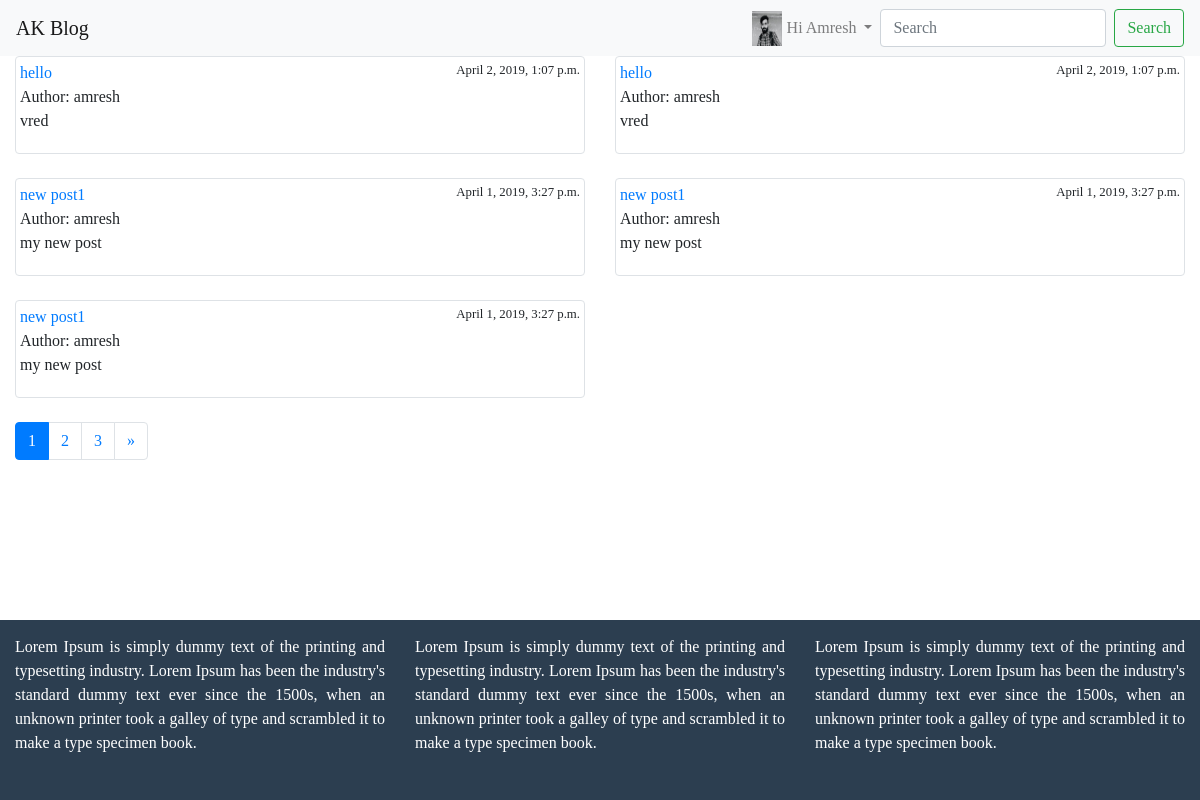
Page / (signed in) on the earlier database version.
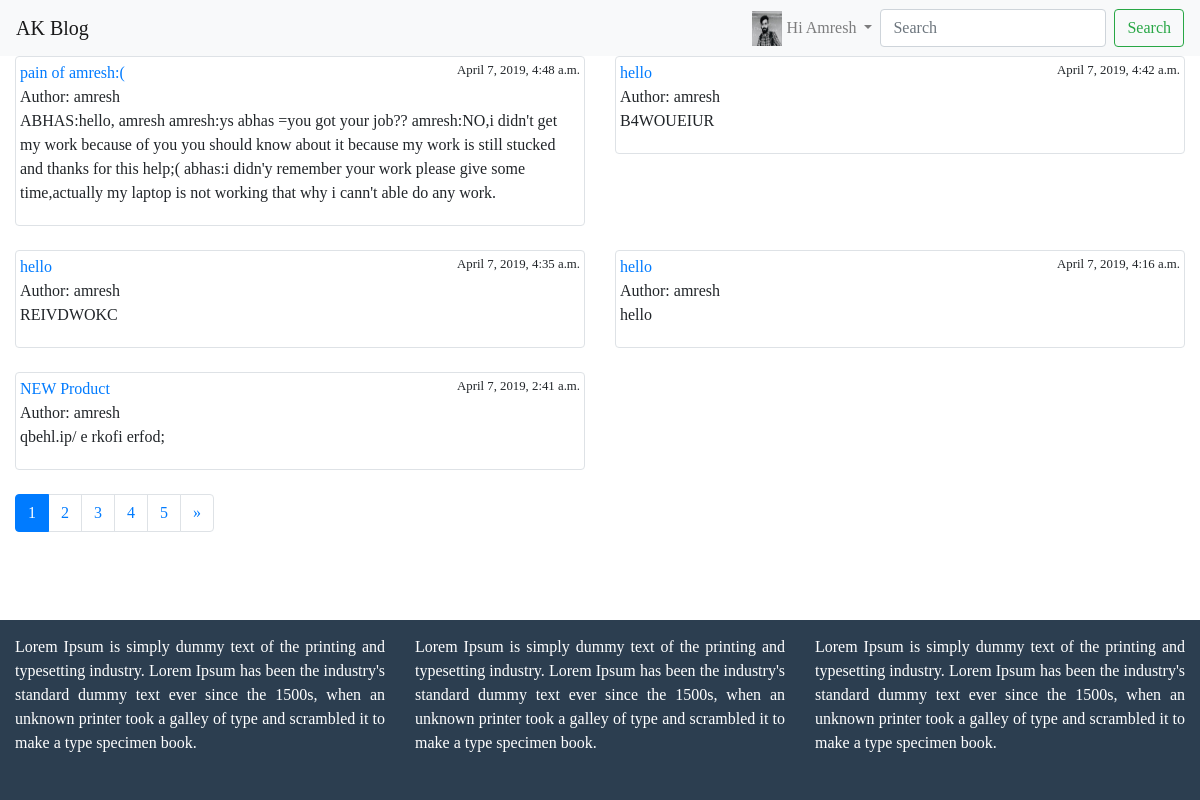
Same page on the later database version.
### blog/models.py (models this page shows, shortened)
class Post(models.Model):
    objects = models.Manager()      #our default Manager
    published = PublishedManager()  #our Coustommodel manager
    STATUS_CHOICES = {
        ('draft','Draft'),
        ('published', 'Published'),
    }
    title =  models.CharField(max_length=100)
    slug = models.SlugField(max_length=120)
    author = models.ForeignKey(User, related_name='blog_posts',on_delete=models.CASCADE)
    body = models.TextField()
    likes = models.ManyToManyField(User, related_name='likes', blank=True)
    created = models.DateTimeField(auto_now_add = True)
    updated = models.DateTimeField(auto_now=True)
    status = models.CharField(max_length=10, choices=STATUS_CHOICES, default='draft')
    restrict_comment = models.BooleanField(default=False)
    favourite = models.ManyToManyField(User, related_name='favourite', blank=True)
    class Meta:
        ordering = ['-id']
    def get_absolute_url(self):
        return reverse('blog:post_detail', args=[self.id, self.slug])

### blog/views.py (the view)
# urls.py: path('', views.post_list,name='post_list'),
def post_list(request):
    post_list = Post.published.all()
    query = request.GET.get('q')
    if query:
        post_list = Post.published.filter(
            Q(title__icontains=query)|
            Q(author__username=query)|
            Q(body__icontains=query)
        )
    paginator = Paginator(post_list, 5)
    page = request.GET.get('page')
    try:
        posts = paginator.page(page)
    except PageNotAnInteger:
        posts = paginator.page(1)
    except EmptyPage:
        posts = paginator.page(paginator.num_pages)
    if page is None:
        start_index = 0
        end_index = 7
    else:
        (start_index, end_index) = proper_pagination(posts, index=4)
    page_range = list(paginator.page_range)[start_index:end_index]
    context = {
        'posts':posts,
        'page_range':page_range,
    }
    return render(request,'blog/post_list.html',context)

### blog/models.py (called while the page is built)
    def get_queryset(self):
        return super(PublishedManager, self).get_queryset().filter(status="published")

### templates/blog/post_list.html (shortened to what this page needs)
{% extends 'base.html' %}
{% load static %}
{% block content %}
<div class="row">
        {% for p in posts %}
        <div class="col-md-6">
            <div class="img-thumbnail">
                <a href="{{ p.get_absolute_url }}">{{ p.title }}</a><small style="float:right">{{ p.created }}</small></small><br>
                   Author: {{ p.author }}<br>
                   <p>{{ p.body }}</p>
            </div>
            <br>
        </div>
        {% empty %}
        <div class="conatiner-fluid">
            <h3>No posts Found having search query "{{ request.GET.q }}" </h3>
        </div>
        {% endfor %}
    </div>
    {% if posts %}
    <ul class="pagination">
        {% for p in page_range %}
        {% if posts.number == p %}
        <li class="page-item active">
            <a href="?page={{ p }}" class="page-link">{{ p }}</a>
        </li>
        {% else %}
        <li class="page-item">
            <a href="?page={{ p }}" class="page-link">{{ p }}</a>
        </li>
        {% endif %}
      {% endfor %}
        {% if posts.has_next %}
        <li class="page-item">
            <a href="?page={{ posts.next_page_number }}" class="page-link">&raquo;</a>
        </li>
        {% endif %}
    </ul>
    {% endif %}
{% endblock %}

Differences in the rows shown:
no longer on this page (row edited): Post: title "hello", created "April 2, 2019, 1:07 p.m.", author "amresh", body "vred"
no longer on this page (row edited): Post: title "hello", created "April 2, 2019, 1:07 p.m.", author "amresh", body "vred"
no longer on this page (row unchanged): Post: title "new post1", created "April 1, 2019, 3:27 p.m.", author "amresh", body "my new post"
no longer on this page (row unchanged): Post: title "new post1", created "April 1, 2019, 3:27 p.m.", author "amresh", body "my new post"
no longer on this page (row unchanged): Post: title "new post1", created "April 1, 2019, 3:27 p.m.", author "amresh", body "my new post"
added Post: title "pain of amresh:(", created "April 7, 2019, 4:48 a.m.", author "amresh", body "ABHAS:hello, amresh amresh:ys abhas =you got your job?? amresh:NO,i didn't get my work because of you you should know about it because my work is still stucked and thanks for this help;( abhas:i didn'y remember your work please give some time,actually my laptop is not working that why i cann't able do any work."
added Post: title "hello", created "April 7, 2019, 4:42 a.m.", author "amresh", body "B4WOUEIUR"
added Post: title "hello", created "April 7, 2019, 4:35 a.m.", author "amresh", body "REIVDWOKC"
added Post: title "hello", created "April 7, 2019, 4:16 a.m.", author "amresh", body "hello"
added Post: title "NEW Product", created "April 7, 2019, 2:41 a.m.", author "amresh", body "qbehl.ip/ e rkofi erfod;"
Other differences:
new list line: "4"
new list line: "5"
